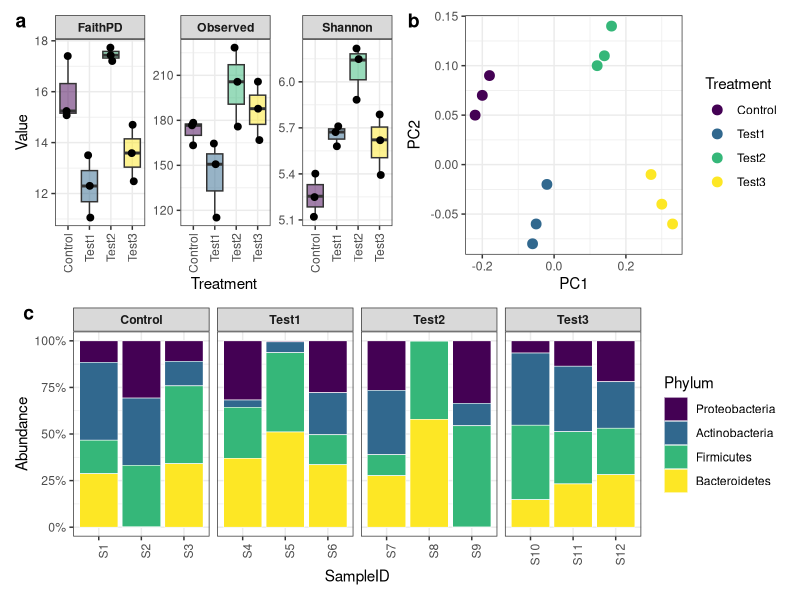
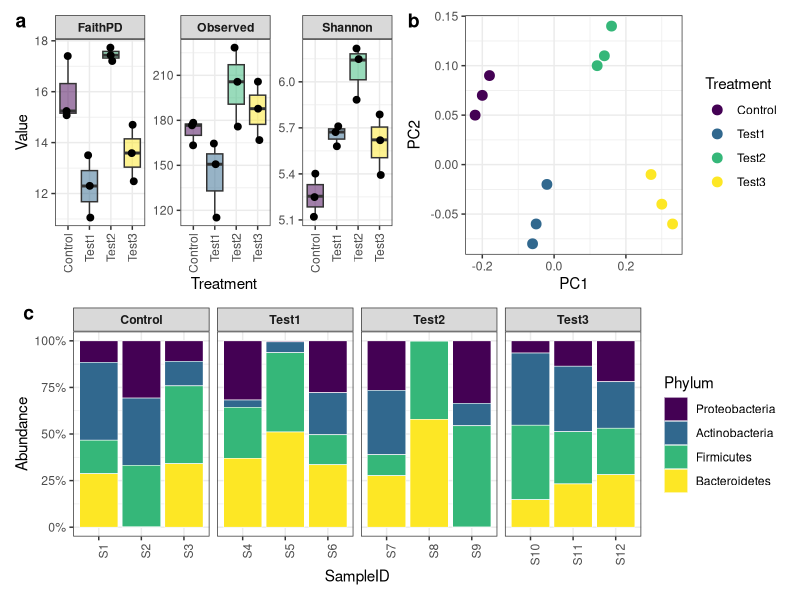
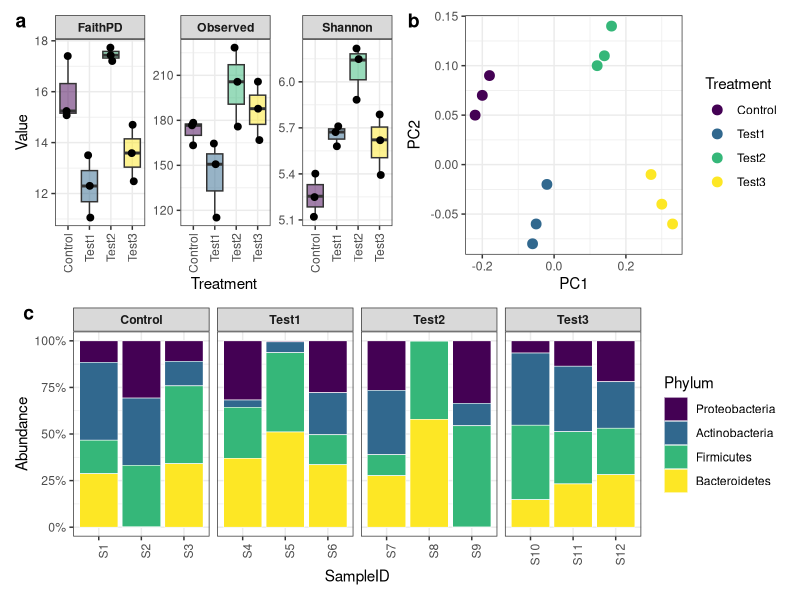
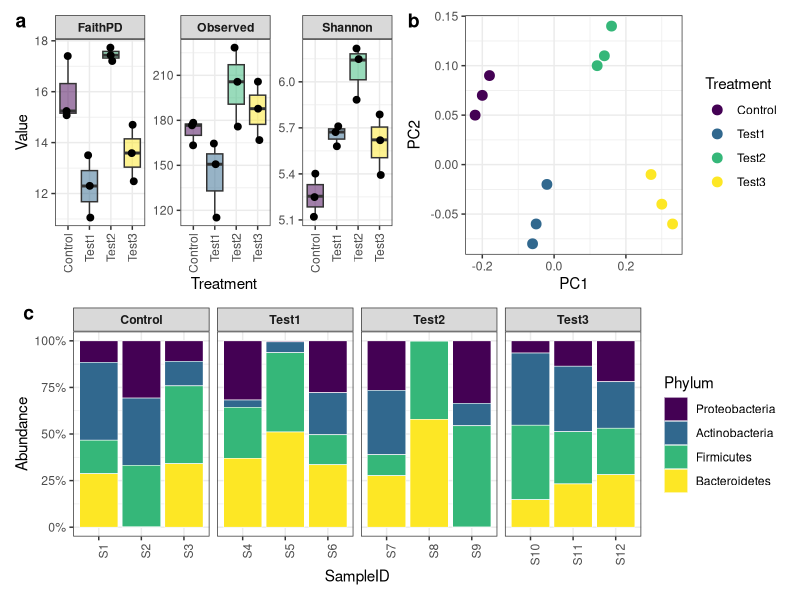

The R script that drew these images, in order:
############################################################
# Toy QIIME2-style visualization (publication format)
############################################################

library(tidyverse)
library(vegan)
library(patchwork)
library(viridis)
library(cowplot)

set.seed(42)

# ==========================
# 1. Metadata
# ==========================
meta <- data.frame(
  SampleID = paste0("S", 1:12),
  Treatment = rep(c("Control", "Test1", "Test2", "Test3"), each = 3)
)

meta$Treatment <- factor(meta$Treatment, levels = c("Control", "Test1", "Test2", "Test3"))

# ==========================
# 2. Alpha diversity (toy)
# ==========================
# ==========================
# 2. Alpha diversity (toy)
# ==========================
alpha_df <- meta %>%
  mutate(
    Shannon  = c(rnorm(3, 5.2, 0.15), rnorm(3, 5.6, 0.18), rnorm(3, 5.9, 0.16), rnorm(3, 5.4, 0.17)),
    Observed = c(rnorm(3, 180, 12),   rnorm(3, 155, 15),   rnorm(3, 210, 14),   rnorm(3, 190, 13)),
    FaithPD  = c(rnorm(3, 15.5, 1.0), rnorm(3, 13.0, 1.1), rnorm(3, 16.8, 0.9), rnorm(3, 14.2, 1.0))
  )

alpha_long <- alpha_df %>%
  pivot_longer(
    cols = c(Shannon, Observed, FaithPD),
    names_to = "Metric",
    values_to = "Value"
  )

p_alpha <- ggplot(alpha_long, aes(Treatment, Value, fill = Treatment)) +
  geom_boxplot(alpha = 0.5, outlier.shape = NA) +
  geom_jitter(width = 0.08, size = 2) +
  facet_wrap(~Metric, scales = "free_y") +
  scale_fill_viridis_d() +
  theme_bw() +
  theme(
    legend.position = "none",
    strip.text = element_text(face = "bold"),
    axis.text.x = element_text(angle = 90, vjust = 0.5, hjust = 1)
  )
# ==========================
# 3. Beta diversity (toy, improved)
# ==========================
ord_df <- data.frame(
  SampleID = meta$SampleID,
  Treatment = meta$Treatment,
  PC1 = c(-0.22, -0.18, -0.20,
          -0.05, -0.02, -0.06,
          0.12,  0.16,  0.14,
          0.30,  0.27,  0.33),
  PC2 = c( 0.05,  0.09,  0.07,
           -0.06, -0.02, -0.08,
           0.10,  0.14,  0.11,
           -0.04, -0.01, -0.06)
)

p_beta <- ggplot(ord_df, aes(PC1, PC2, color = Treatment)) +
  geom_point(size = 3) +
  stat_ellipse(linewidth = 0.8, show.legend = FALSE) +
  scale_color_viridis_d() +
  theme_bw() +
  theme(legend.position = "right")
# ==========================
# 4. Phylum abundance (toy)
# ==========================
phyla <- c("Proteobacteria", "Actinobacteria", "Firmicutes", "Bacteroidetes")

abundance <- expand.grid(
  SampleID = meta$SampleID,
  Phylum = phyla
)

abundance$Abundance <- runif(nrow(abundance))
abundance <- abundance %>%
  group_by(SampleID) %>%
  mutate(Abundance = Abundance / sum(Abundance)) %>%
  ungroup()

abundance <- left_join(abundance, meta, by = "SampleID")

p_phylum <- ggplot(abundance, aes(SampleID, Abundance, fill = Phylum)) +
  geom_col(color = "white", linewidth = 0.2) +
  facet_grid(. ~ Treatment, scales = "free_x", space = "free_x") +
  scale_fill_viridis_d() +
  scale_y_continuous(labels = scales::percent) +
  theme_bw() +
  theme(
    axis.text.x = element_text(angle = 90),
    strip.text = element_text(face = "bold")
  )

# ==========================
# 5. Add panel labels
# ==========================
p_alpha_l <- ggdraw(p_alpha) + draw_label("a", x = 0.02, y = 0.98, hjust = 0, vjust = 1, fontface = "bold")
p_beta_l  <- ggdraw(p_beta)  + draw_label("b", x = 0.02, y = 0.98, hjust = 0, vjust = 1, fontface = "bold")
p_phylum_l<- ggdraw(p_phylum)+ draw_label("c", x = 0.02, y = 0.98, hjust = 0, vjust = 1, fontface = "bold")

# ==========================
# 6. Patchwork layout
# ==========================
final_plot <- (p_alpha_l | p_beta_l) /
  (p_phylum_l)

final_plot

# ==========================
# 7. Save
# ==========================
ggsave("toy_patchwork_publication.png", final_plot, width = 14, height = 10, dpi = 300)
ggsave("toy_patchwork_publication.pdf", final_plot, width = 14, height = 10)

# show
final_plot
